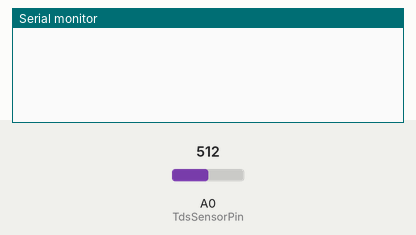
Simulated run of this sketch. Board: Arduino Nano, built with avr-gcc and run on an emulated ATmega328P. Shown: the last lines printed to the serial monitor. The inputs (shaded band) are chosen by the test bench; at power-on: A0 (TdsSensorPin) = 512.

Above: at 1.2 s.
1.3 s: A0 (TdsSensorPin) set to 716
At 1.3 s:
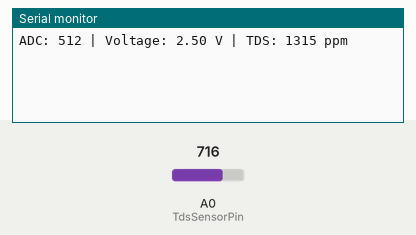
2.8 s: A0 (TdsSensorPin) set to 900
At 4.5 s:
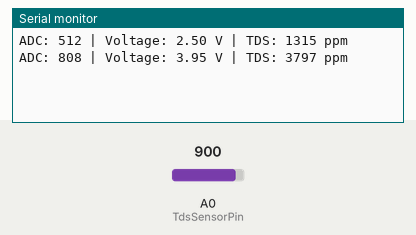
Timing chart, 0 to 6.0 s (numbered marks = the images above; inputs shaded):
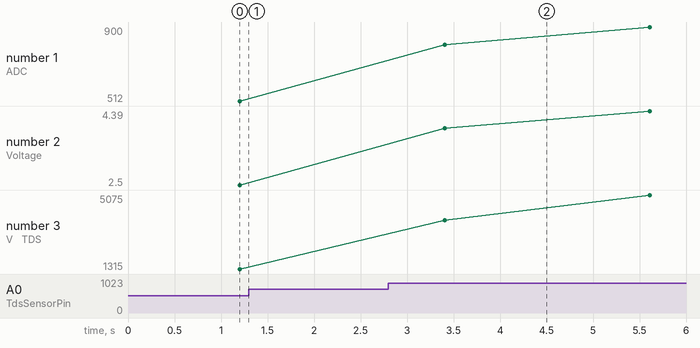

Measured:
- after the input at 2.8 s, the serial monitor: prints a new line after 0.61 s (image 2)
- plotted number 1: 512 → 900 after the input at 2.8 s
- plotted number 2: 2.5 → 4.39 after the input at 2.8 s
- plotted number 3: 1315 → 5075 after the input at 2.8 s

The sketch:

TDS_Example.ino
```cpp
// Pin where TDS sensor is connected
#define TdsSensorPin A0

// Constants
const float VREF = 5.0;       // Reference voltage (Arduino Nano = 5V)
const int SCOUNT = 30;        // Sample count for averaging

int analogBuffer[SCOUNT];      // Buffer to store samples
int analogBufferIndex = 0;
float averageVoltage = 0;
float tdsValue = 0;

void setup() {
  Serial.begin(9600);
  pinMode(TdsSensorPin, INPUT);
}

void loop() {
  // Take multiple samples for stable reading
  for (int i = 0; i < SCOUNT; i++) {
    analogBuffer[i] = analogRead(TdsSensorPin);
    delay(40);
  }

  // Compute average
  long sum = 0;
  for (int i = 0; i < SCOUNT; i++) {
    sum += analogBuffer[i];
  }
  int averageADC = sum / SCOUNT;

  // Convert ADC to voltage
  averageVoltage = averageADC * (VREF / 1024.0);

  // Convert voltage to TDS (ppm) using DFRobot’s formula
  tdsValue = (133.42 * averageVoltage * averageVoltage * averageVoltage
             - 255.86 * averageVoltage * averageVoltage
             + 857.39 * averageVoltage) * 0.5;  // Compensation factor ~0.5

  // Print results
  Serial.print("ADC: "); Serial.print(averageADC);
  Serial.print(" | Voltage: "); Serial.print(averageVoltage, 2); Serial.print(" V");
  Serial.print(" | TDS: "); Serial.print(tdsValue, 0); Serial.println(" ppm");

  delay(1000);
}
```
